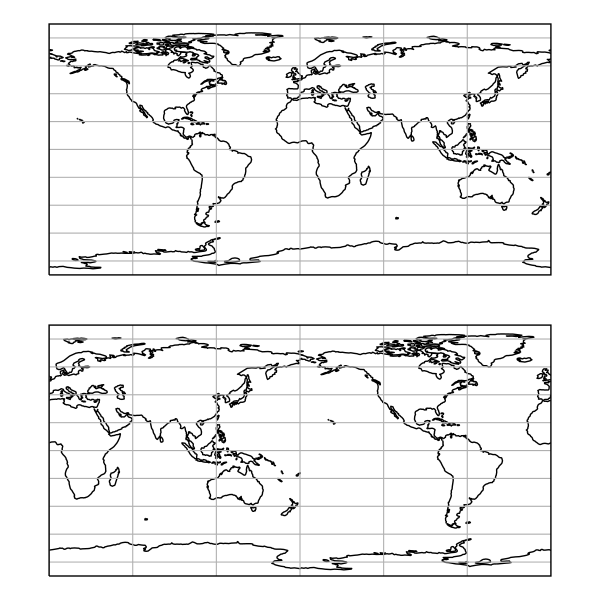

Source code (Python):
import matplotlib.pyplot as plt
import cartopy.crs as ccrs

nplots = 2

fig = plt.figure(figsize=(6, 6))

for i in range(0, nplots):
    central_longitude = 0 if i == 0 else 180
    ax = fig.add_subplot(nplots, 1, i+1,
                         projection=ccrs.PlateCarree(
                                    central_longitude=central_longitude))
    ax.coastlines(resolution='110m')
    ax.gridlines()
